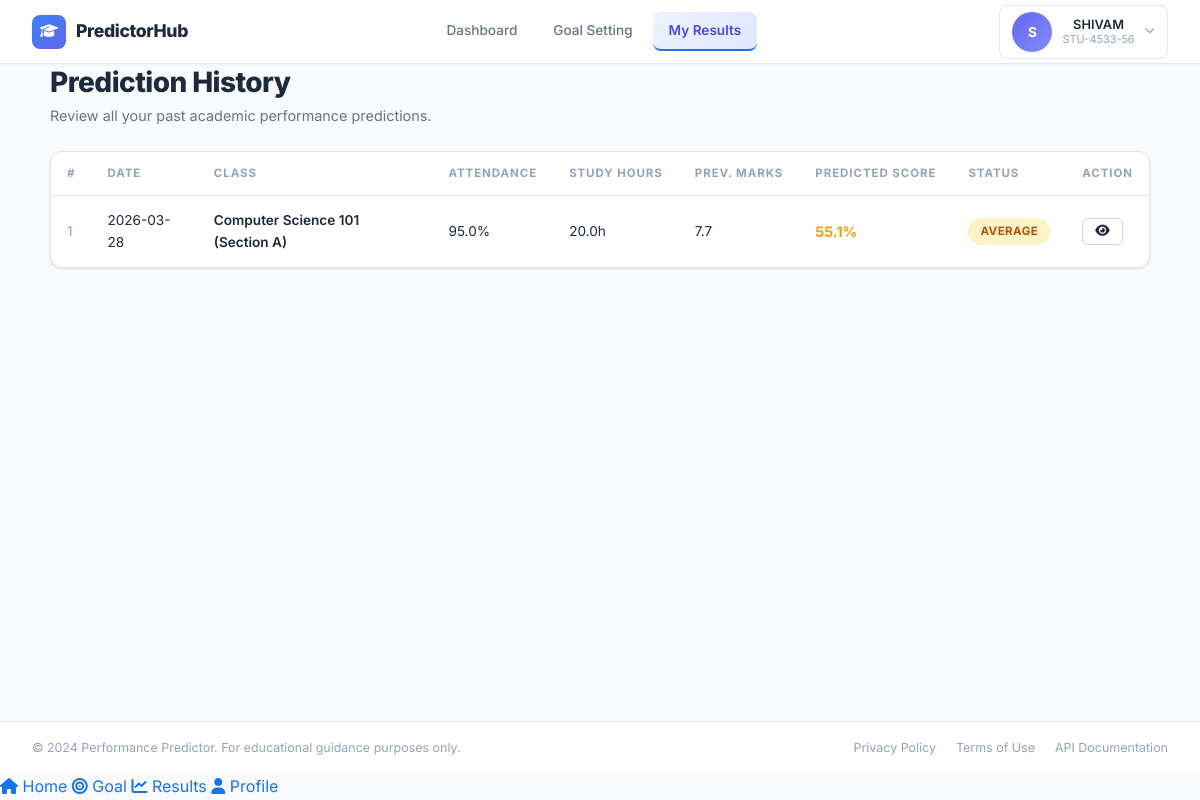
Before: /student/history (signed in) with the older database file.
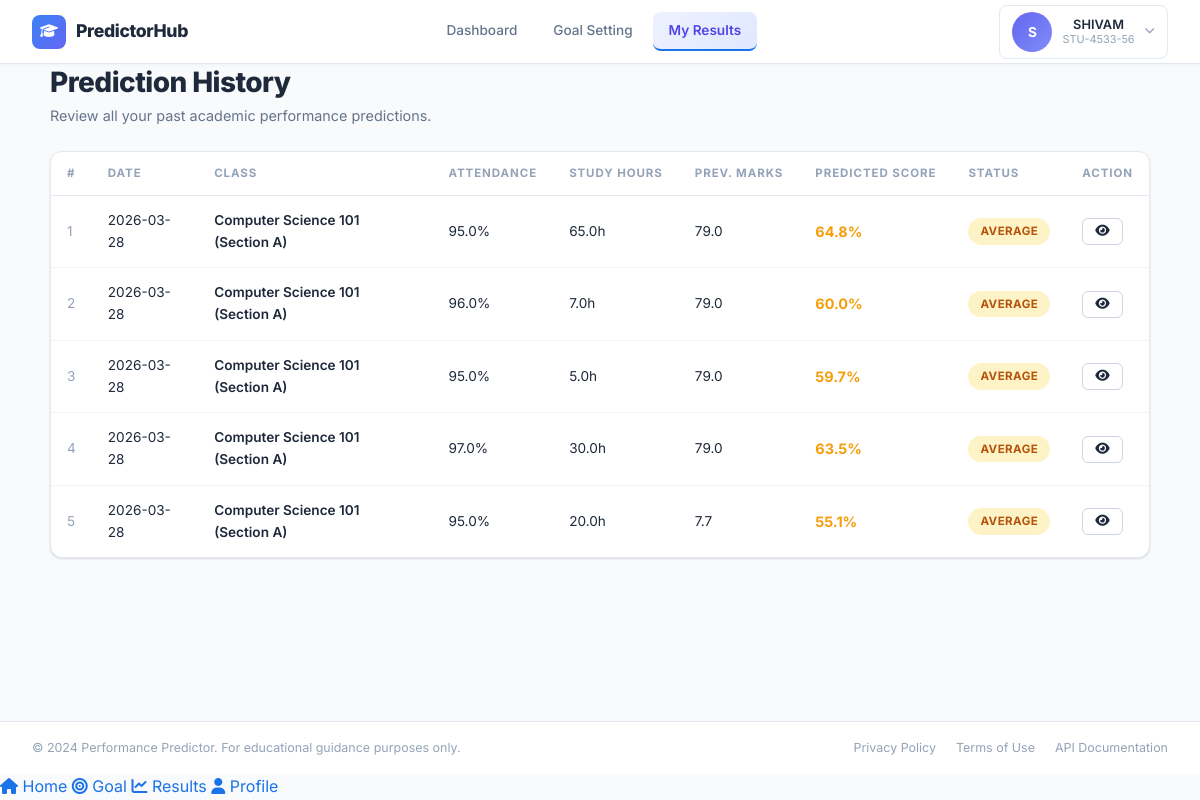
After: the same page with the newer database file.
### models/entities.py (models this page shows)
class Prediction(db.Model):
    __tablename__ = "predictions"
    id = db.Column(db.Integer, primary_key=True)
    user_id = db.Column(db.Integer, db.ForeignKey("users.id"), nullable=False, index=True)
    attendance = db.Column(db.Float, nullable=False)
    study_hours = db.Column(db.Float, nullable=False)
    previous_marks = db.Column(db.Float, nullable=False)
    assignments = db.Column(db.Float, nullable=False, default=0)
    internal_marks = db.Column(db.Float, nullable=False, default=0)
    class_name = db.Column(db.Text, nullable=False, index=True)
    section = db.Column(db.Text, default="A")
    predicted_score = db.Column(db.Float, nullable=False, index=True)
    performance_label = db.Column(db.Text, nullable=False, index=True)
    created_at = db.Column(db.DateTime, server_default=db.func.current_timestamp(), index=True)
    gender = db.Column(db.Text, nullable=True)
    extracurricular = db.Column(db.Text, nullable=True)
    internet_access = db.Column(db.Text, nullable=True)
    parental_education = db.Column(db.Text, nullable=True)
    user = db.relationship("User", back_populates="predictions")

### routes/student.py (the view)
@student_bp.route("/student/history")
@login_required
def student_history():
    predictions = (
        Prediction.query.filter_by(user_id=session["user_id"])
        .order_by(Prediction.created_at.desc(), Prediction.id.desc())
        .all()
    )
    return render_template("student/history.html", predictions=predictions)

### templates/student/history.html (shortened to what this page needs)
{% extends "base.html" %}
{% block content %}
<div class="history-page">
    <div class="page-header">
        <h1 class="page-title">Prediction History</h1>
        <p class="page-subtitle">Review all your past academic performance predictions.</p>
    </div>
    {% if predictions %}
    <div class="card">
        <div class="table-responsive">
            <table class="data-table">
                <thead>
                    <tr>
                        <th>#</th>
                        <th>Date</th>
                        <th>Class</th>
                        <th>Attendance</th>
                        <th>Study Hours</th>
                        <th>Prev. Marks</th>
                        <th>Predicted Score</th>
                        <th>Status</th>
                        <th>Action</th>
                    </tr>
                </thead>
                <tbody>
                    {% for pred in predictions %}
                    <tr>
                        <td class="text-muted">{{ loop.index }}</td>
                        <td>{{ pred.created_at.strftime('%Y-%m-%d') if pred.created_at else 'N/A' }}</td>
                        <td><span class="text-bold">{{ pred.class_name }} (Section {{ pred.section }})</span></td>
                        <td>{{ pred.attendance|round(1) }}%</td>
                        <td>{{ pred.study_hours|round(1) }}h</td>
                        <td>{{ pred.previous_marks|round(1) }}</td>
                        <td>
                            <span class="score-highlight score-{{ pred.performance_label|lower }}">
                                {{ pred.predicted_score }}%
                            </span>
                        </td>
                        <td>
                            <span class="badge badge-{{ 'success' if pred.performance_label == 'Good' else ('warning' if pred.performance_label == 'Average' else 'danger') }}">
                                {{ pred.performance_label }}
                            </span>
                        </td>
                        <td>
                            <a href="{{ url_for('student.student_result', pred_id=pred.id) }}" class="btn btn-sm btn-outline" title="View Details">
                                <i class="fas fa-eye"></i>
                            </a>
                        </td>
                    </tr>
                    {% endfor %}
                </tbody>
            </table>
        </div>
    </div>
    {% endif %}
</div>
{% endblock %}

### templates/base.html (shortened to what this page needs)
<!DOCTYPE html>
<html lang="en">
<head>
    <link rel="stylesheet" href="https://cdnjs.cloudflare.com/ajax/libs/font-awesome/6.4.2/css/all.min.css">
    <link rel="stylesheet" href="{{ url_for('static', filename='css/style.css') }}?v=3">
</head>
<body class="{% block body_class %}{% endblock %}">
    {% if session.get('role') == 'admin' %}
    <div class="app-layout">
        <aside class="sidebar" id="sidebar">
            <div class="sidebar-brand">
                <div class="brand-icon">
                    <i class="fas fa-graduation-cap"></i>
                </div>
                <span class="brand-text">EduPredict</span>
            </div>
            <nav class="sidebar-nav">
                <a href="{{ url_for('admin.admin_dashboard') }}" class="nav-item {% if request.endpoint == 'admin.admin_dashboard' %}active{% endif %}">
                    <i class="fas fa-chart-pie"></i>
                    <span>Dashboard</span>
                </a>
                <a href="{{ url_for('admin.admin_students') }}" class="nav-item {% if request.endpoint == 'admin.admin_students' %}active{% endif %}">
                    <i class="fas fa-users"></i>
                    <span>Student Directory</span>
                </a>
                <a href="{{ url_for('admin.admin_reports') }}" class="nav-item {% if request.endpoint == 'admin.admin_reports' %}active{% endif %}">
                    <i class="fas fa-file-alt"></i>
                    <span>Reports</span>
                </a>
            </nav>
            <div class="sidebar-footer">
                <div class="admin-profile">
                    <div class="avatar admin-avatar">
                        <span>{{ session.get('user_name', 'A')[0] }}</span>
                    </div>
                    <div class="admin-info">
                        <span class="admin-name">{{ session.get('user_name', 'Admin') }}</span>
                        <span class="admin-role">Senior Administrator</span>
                    </div>
                </div>
            </div>
        </aside>
        <main class="main-content">
            <header class="topbar">
                <button class="hamburger" id="hamburger" onclick="document.getElementById('sidebar').classList.toggle('open')">
                    <i class="fas fa-bars"></i>
                </button>
                <div class="topbar-right">
                    <div class="search-box">
                        <i class="fas fa-search"></i>
                        <input type="text" placeholder="Search students, classes...">
                    </div>
                    <div class="topbar-actions">
                        <button class="icon-btn"><i class="fas fa-bell"></i></button>
                        <a href="{{ url_for('auth.logout') }}" class="icon-btn" title="Logout"><i class="fas fa-sign-out-alt"></i></a>
                    </div>
                </div>
            </header>
            {% with messages = get_flashed_messages(with_categories=true) %}
            {% if messages %}
            <div class="flash-messages">
                {% for category, message in messages %}
                <div class="flash flash-{{ category }}">
                    <i class="fas fa-{% if category == 'success' %}check-circle{% elif category == 'danger' %}exclamation-circle{% elif category == 'warning' %}exclamation-triangle{% else %}info-circle{% endif %}"></i>
                    {{ message }}
                    <button class="flash-close" onclick="this.parentElement.remove()">&times;</button>
                </div>
                {% endfor %}
            </div>
            {% endif %}
            {% endwith %}
    {% elif session.get('role') == 'student' %}
    <div class="app-layout student-layout">
        <header class="student-topnav">
            <div class="brand-row">
                <div class="brand-icon small">
                    <i class="fas fa-graduation-cap"></i>
                </div>
                <span class="brand-text">PredictorHub</span>
            </div>
            <nav class="student-nav">
                <a href="{{ url_for('student.student_dashboard') }}" class="{% if request.endpoint == 'student.student_dashboard' %}active{% endif %}">Dashboard</a>
                <a href="{{ url_for('student.student_goal_setting') }}" class="{% if request.endpoint == 'student.student_goal_setting' %}active{% endif %}">Goal Setting</a>
                <a href="{{ url_for('student.student_history') }}" class="{% if request.endpoint == 'student.student_history' %}active{% endif %}">My Results</a>
            </nav>
            <div class="student-nav-right">
                <div class="profile-dropdown">
                    <button class="profile-trigger" id="profileTrigger" onclick="toggleDropdown(event)">
                        <div class="avatar student-avatar">
                            <span>{{ session.get('user_name', 'S')[0] }}</span>
                        </div>
                        <div class="user-badge-info desktop-only">
                            <span class="user-badge-name">{{ session.get('user_name', 'Student') }}</span>
                            <span class="user-badge-id">{{ session.get('student_id', '') }}</span>
                        </div>
                        <i class="fas fa-chevron-down dropdown-arrow desktop-only"></i>
                    </button>
                </div>
            </div>
        </header>
        <main class="main-content student-main">
    {% endif %}
    {% block content %}{% endblock %}
    {% if session.get('role') == 'admin' %}
        </main>
    </div>
    {% elif session.get('role') == 'student' %}
        </main>
        <footer class="app-footer">
            <p>&copy; 2024 Performance Predictor. For educational guidance purposes only.</p>
            <div class="footer-links">
                <a href="#">Privacy Policy</a>
                <a href="#">Terms of Use</a>
                <a href="#">API Documentation</a>
            </div>
        </footer>
        <nav class="student-mobile-nav" aria-label="Student quick navigation">
            <a href="{{ url_for('student.student_dashboard') }}" class="{% if request.endpoint == 'student.student_dashboard' %}active{% endif %}">
                <i class="fas fa-house"></i>
                <span>Home</span>
            </a>
            <a href="{{ url_for('student.student_goal_setting') }}" class="{% if request.endpoint == 'student.student_goal_setting' %}active{% endif %}">
                <i class="fas fa-bullseye"></i>
                <span>Goal</span>
            </a>
            <a href="{{ url_for('student.student_history') }}" class="{% if request.endpoint == 'student.student_history' %}active{% endif %}">
                <i class="fas fa-chart-line"></i>
                <span>Results</span>
            </a>
            <a href="{{ url_for('student.student_profile') }}" class="{% if request.endpoint == 'student.student_profile' %}active{% endif %}">
                <i class="fas fa-user"></i>
                <span>Profile</span>
            </a>
        </nav>
    </div>
    {% endif %}
</body>
</html>

### templates/base.html (style rules this page uses)
.main-content { animation: pageFadeIn 0.6s ease-out forwards; }

Changed rows visible on the page:
added Prediction: created_at "2026-03-28", class_name "Computer Science 101", section "A", attendance "95.0", study_hours "65.0", previous_marks "79.0", predicted_score "64.8", performance_label "AVERAGE"
added Prediction: created_at "2026-03-28", class_name "Computer Science 101", section "A", attendance "96.0", study_hours "7.0", previous_marks "79.0", predicted_score "60.0", performance_label "AVERAGE"
added Prediction: created_at "2026-03-28", class_name "Computer Science 101", section "A", attendance "95.0", study_hours "5.0", previous_marks "79.0", predicted_score "59.7", performance_label "AVERAGE"
added Prediction: created_at "2026-03-28", class_name "Computer Science 101", section "A", attendance "97.0", study_hours "30.0", previous_marks "79.0", predicted_score "63.5", performance_label "AVERAGE"
